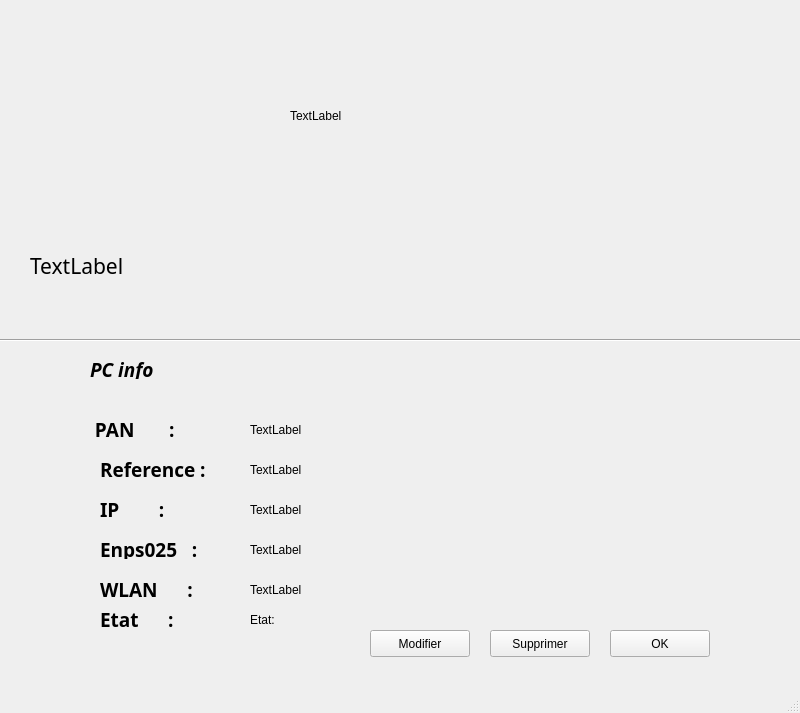
<?xml version="1.0" encoding="UTF-8"?>
<ui version="4.0">
 <class>Detail</class>
 <widget class="QMainWindow" name="Detail">
  <property name="geometry">
   <rect>
    <x>0</x>
    <y>0</y>
    <width>800</width>
    <height>713</height>
   </rect>
  </property>
  <property name="windowTitle">
   <string>MainWindow</string>
  </property>
  <widget class="QWidget" name="centralwidget">
   <widget class="QLabel" name="label">
    <property name="geometry">
     <rect>
      <x>30</x>
      <y>210</y>
      <width>591</width>
      <height>111</height>
     </rect>
    </property>
    <property name="font">
     <font>
      <family>KacstPoster</family>
      <pointsize>16</pointsize>
     </font>
    </property>
    <property name="text">
     <string>TextLabel</string>
    </property>
   </widget>
   <widget class="QLabel" name="label_3">
    <property name="geometry">
     <rect>
      <x>290</x>
      <y>40</y>
      <width>241</width>
      <height>151</height>
     </rect>
    </property>
    <property name="text">
     <string>TextLabel</string>
    </property>
   </widget>
   <widget class="Line" name="line">
    <property name="geometry">
     <rect>
      <x>0</x>
      <y>330</y>
      <width>841</width>
      <height>20</height>
     </rect>
    </property>
    <property name="orientation">
     <enum>Qt::Horizontal</enum>
    </property>
   </widget>
   <widget class="QLabel" name="label_4">
    <property name="geometry">
     <rect>
      <x>90</x>
      <y>360</y>
      <width>181</width>
      <height>19</height>
     </rect>
    </property>
    <property name="font">
     <font>
      <family>Laksaman</family>
      <pointsize>14</pointsize>
      <weight>75</weight>
      <italic>true</italic>
      <bold>true</bold>
     </font>
    </property>
    <property name="text">
     <string>PC info</string>
    </property>
   </widget>
   <widget class="QLabel" name="label_5">
    <property name="geometry">
     <rect>
      <x>90</x>
      <y>420</y>
      <width>151</width>
      <height>19</height>
     </rect>
    </property>
    <property name="font">
     <font>
      <family>Courier 10 Pitch</family>
      <pointsize>14</pointsize>
      <weight>75</weight>
      <bold>true</bold>
     </font>
    </property>
    <property name="text">
     <string> PAN       :</string>
    </property>
   </widget>
   <widget class="QLabel" name="label_6">
    <property name="geometry">
     <rect>
      <x>100</x>
      <y>460</y>
      <width>141</width>
      <height>19</height>
     </rect>
    </property>
    <property name="font">
     <font>
      <family>Courier 10 Pitch</family>
      <pointsize>14</pointsize>
      <weight>75</weight>
      <bold>true</bold>
     </font>
    </property>
    <property name="text">
     <string>Reference :</string>
    </property>
   </widget>
   <widget class="QLabel" name="label_7">
    <property name="geometry">
     <rect>
      <x>100</x>
      <y>500</y>
      <width>211</width>
      <height>19</height>
     </rect>
    </property>
    <property name="font">
     <font>
      <family>Courier 10 Pitch</family>
      <pointsize>14</pointsize>
      <weight>75</weight>
      <bold>true</bold>
     </font>
    </property>
    <property name="text">
     <string>IP        :</string>
    </property>
   </widget>
   <widget class="QLabel" name="label_8">
    <property name="geometry">
     <rect>
      <x>100</x>
      <y>540</y>
      <width>141</width>
      <height>19</height>
     </rect>
    </property>
    <property name="font">
     <font>
      <family>Courier 10 Pitch</family>
      <pointsize>14</pointsize>
      <weight>75</weight>
      <bold>true</bold>
     </font>
    </property>
    <property name="text">
     <string>Enps025   :</string>
    </property>
   </widget>
   <widget class="QLabel" name="label_9">
    <property name="geometry">
     <rect>
      <x>100</x>
      <y>580</y>
      <width>141</width>
      <height>19</height>
     </rect>
    </property>
    <property name="font">
     <font>
      <family>Courier 10 Pitch</family>
      <pointsize>14</pointsize>
      <weight>75</weight>
      <bold>true</bold>
     </font>
    </property>
    <property name="text">
     <string>WLAN      :</string>
    </property>
   </widget>
   <widget class="QLabel" name="num_pan">
    <property name="geometry">
     <rect>
      <x>250</x>
      <y>420</y>
      <width>321</width>
      <height>19</height>
     </rect>
    </property>
    <property name="text">
     <string>TextLabel</string>
    </property>
   </widget>
   <widget class="QLabel" name="ref">
    <property name="geometry">
     <rect>
      <x>250</x>
      <y>460</y>
      <width>321</width>
      <height>19</height>
     </rect>
    </property>
    <property name="text">
     <string>TextLabel</string>
    </property>
   </widget>
   <widget class="QLabel" name="addr">
    <property name="geometry">
     <rect>
      <x>250</x>
      <y>500</y>
      <width>321</width>
      <height>19</height>
     </rect>
    </property>
    <property name="text">
     <string>TextLabel</string>
    </property>
   </widget>
   <widget class="QLabel" name="enps0">
    <property name="geometry">
     <rect>
      <x>250</x>
      <y>540</y>
      <width>321</width>
      <height>19</height>
     </rect>
    </property>
    <property name="text">
     <string>TextLabel</string>
    </property>
   </widget>
   <widget class="QLabel" name="wifi">
    <property name="geometry">
     <rect>
      <x>250</x>
      <y>580</y>
      <width>321</width>
      <height>19</height>
     </rect>
    </property>
    <property name="text">
     <string>TextLabel</string>
    </property>
   </widget>
   <widget class="QPushButton" name="pushButton">
    <property name="geometry">
     <rect>
      <x>370</x>
      <y>630</y>
      <width>100</width>
      <height>27</height>
     </rect>
    </property>
    <property name="text">
     <string>Modifier</string>
    </property>
   </widget>
   <widget class="QPushButton" name="pushButton_2">
    <property name="geometry">
     <rect>
      <x>490</x>
      <y>630</y>
      <width>100</width>
      <height>27</height>
     </rect>
    </property>
    <property name="text">
     <string>Supprimer</string>
    </property>
   </widget>
   <widget class="QPushButton" name="pushButton_3">
    <property name="geometry">
     <rect>
      <x>610</x>
      <y>630</y>
      <width>100</width>
      <height>27</height>
     </rect>
    </property>
    <property name="text">
     <string>OK</string>
    </property>
   </widget>
   <widget class="QLabel" name="label_10">
    <property name="geometry">
     <rect>
      <x>100</x>
      <y>610</y>
      <width>141</width>
      <height>19</height>
     </rect>
    </property>
    <property name="font">
     <font>
      <family>Courier 10 Pitch</family>
      <pointsize>14</pointsize>
      <weight>75</weight>
      <bold>true</bold>
     </font>
    </property>
    <property name="text">
     <string>Etat      :</string>
    </property>
   </widget>
   <widget class="QLabel" name="etat">
    <property name="geometry">
     <rect>
      <x>250</x>
      <y>610</y>
      <width>321</width>
      <height>19</height>
     </rect>
    </property>
    <property name="text">
     <string>Etat:</string>
    </property>
   </widget>
  </widget>
  <widget class="QMenuBar" name="menubar">
   <property name="geometry">
    <rect>
     <x>0</x>
     <y>0</y>
     <width>800</width>
     <height>22</height>
    </rect>
   </property>
  </widget>
  <widget class="QStatusBar" name="statusbar"/>
 </widget>
 <resources/>
 <connections/>
</ui>
